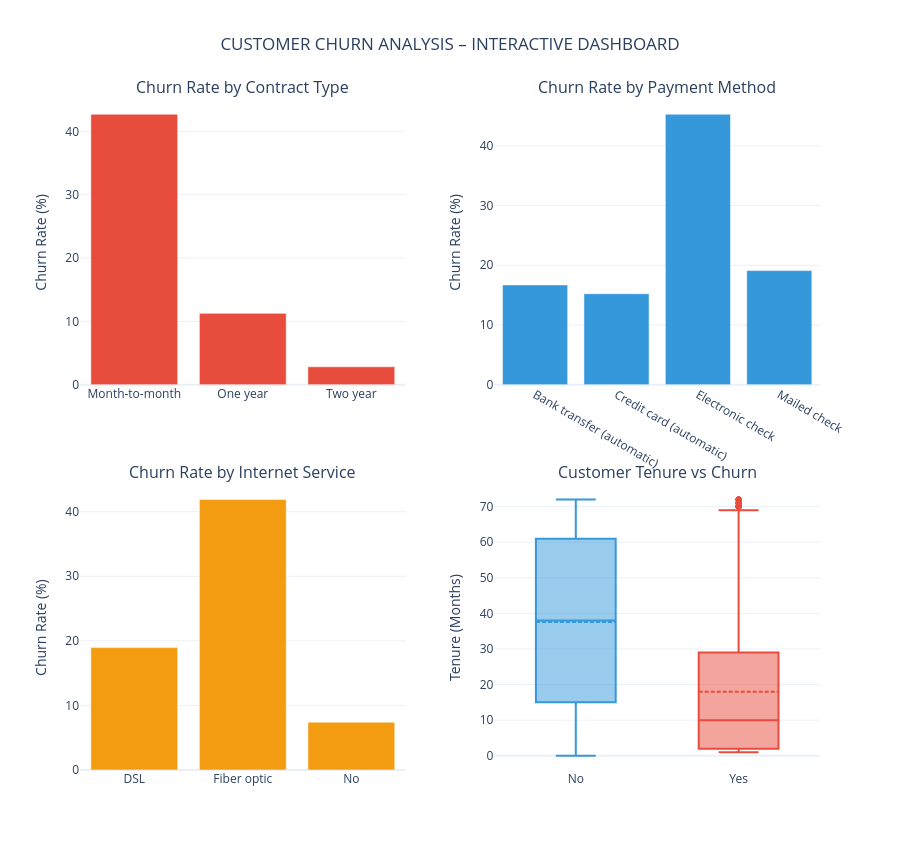

Source (notebook cell):
### Code cell
# STEP 26: Interactive Customer Churn Dashboard

from plotly.subplots import make_subplots
import plotly.graph_objects as go

fig = make_subplots(
    rows=2,
    cols=2,
    subplot_titles=(
        "Churn Rate by Contract Type",
        "Churn Rate by Payment Method",
        "Churn Rate by Internet Service",
        "Customer Tenure vs Churn"
    ),
    specs=[
        [{"type": "bar"}, {"type": "bar"}],
        [{"type": "bar"}, {"type": "box"}]
    ],
    vertical_spacing=0.15,
    horizontal_spacing=0.12
)

# 1. Contract Churn
fig.add_trace(
    go.Bar(
        x=contract_churn.index,
        y=contract_churn["Yes"],
        name="Contract Churn",
        marker_color="#E74C3C"
    ),
    row=1, col=1
)

# 2. Payment Method Churn
fig.add_trace(
    go.Bar(
        x=payment_churn.index,
        y=payment_churn["Yes"],
        name="Payment Churn",
        marker_color="#3498DB"
    ),
    row=1, col=2
)

# 3. Internet Service Churn
fig.add_trace(
    go.Bar(
        x=internet_churn.index,
        y=internet_churn["Yes"],
        name="Internet Churn",
        marker_color="#F39C12"
    ),
    row=2, col=1
)

# 4. Tenure vs Churn
for status, color in [
    ("No", "#3498DB"),
    ("Yes", "#E74C3C")
]:
    fig.add_trace(
        go.Box(
            y=df.loc[df["Churn"] == status, "tenure"],
            name=status,
            marker_color=color,
            boxmean=True
        ),
        row=2, col=2
    )

fig.update_layout(
    title={
        "text": "CUSTOMER CHURN ANALYSIS – INTERACTIVE DASHBOARD",
        "x": 0.5
    },
    height=850,
    template="plotly_white",
    showlegend=False
)

fig.update_yaxes(title_text="Churn Rate (%)", row=1, col=1)
fig.update_yaxes(title_text="Churn Rate (%)", row=1, col=2)
fig.update_yaxes(title_text="Churn Rate (%)", row=2, col=1)
fig.update_yaxes(title_text="Tenure (Months)", row=2, col=2)

dashboard_path = (
    "../dashboard/Customer_Churn_Interactive_Dashboard.html"
)

fig.write_html(
    dashboard_path,
    include_plotlyjs=True,
    full_html=True
)

fig.show()

print("Interactive dashboard created successfully!")
print("Dashboard Path:", dashboard_path)

### Figure 1 — Plotly figure (JSON) as saved in the notebook; plotly's stock layout.template omitted (floating-point values rounded to 4 significant figures; data arrays with more than 128 entries replaced by an {"elided": "..."} marker saying what was removed)
{"data": [{"marker": {"color": "#E74C3C"}, "name": "Contract Churn", "type": "bar", "x": ["Month-to-month", "One year", "Two year"], "xaxis": "x", "y": [42.71, 11.27, 2.832], "yaxis": "y"}, {"marker": {"color": "#3498DB"}, "name": "Payment Churn", "type": "bar", "x": ["Bank transfer (automatic)", "Credit card (automatic)", "Electronic check", "Mailed check"], "xaxis": "x2", "y": [16.71, 15.24, 45.29, 19.11], "yaxis": "y2"}, {"marker": {"color": "#F39C12"}, "name": "Internet Churn", "type": "bar", "x": ["DSL", "Fiber optic", "No"], "xaxis": "x3", "y": [18.96, 41.89, 7.405], "yaxis": "y3"}, {"boxmean": true, "marker": {"color": "#3498DB"}, "name": "No", "type": "box", "xaxis": "x4", "y": {"elided": "5174 int values"}, "yaxis": "y4"}, {"boxmean": true, "marker": {"color": "#E74C3C"}, "name": "Yes", "type": "box", "xaxis": "x4", "y": {"elided": "1869 int values"}, "yaxis": "y4"}], "layout": {"annotations": [{"font": {"size": 16}, "showarrow": false, "text": "Churn Rate by Contract Type", "x": 0.22, "xanchor": "center", "xref": "paper", "y": 1, "yanchor": "bottom", "yref": "paper"}, {"font": {"size": 16}, "showarrow": false, "text": "Churn Rate by Payment Method", "x": 0.78, "xanchor": "center", "xref": "paper", "y": 1, "yanchor": "bottom", "yref": "paper"}, {"font": {"size": 16}, "showarrow": false, "text": "Churn Rate by Internet Service", "x": 0.22, "xanchor": "center", "xref": "paper", "y": 0.425, "yanchor": "bottom", "yref": "paper"}, {"font": {"size": 16}, "showarrow": false, "text": "Customer Tenure vs Churn", "x": 0.78, "xanchor": "center", "xref": "paper", "y": 0.425, "yanchor": "bottom", "yref": "paper"}], "height": 850, "showlegend": false, "title": {"text": "CUSTOMER CHURN ANALYSIS – INTERACTIVE DASHBOARD", "x": 0.5}, "xaxis": {"anchor": "y", "domain": [0, 0.44]}, "xaxis2": {"anchor": "y2", "domain": [0.56, 1]}, "xaxis3": {"anchor": "y3", "domain": [0, 0.44]}, "xaxis4": {"anchor": "y4", "domain": [0.56, 1]}, "yaxis": {"anchor": "x", "domain": [0.575, 1], "title": {"text": "Churn Rate (%)"}}, "yaxis2": {"anchor": "x2", "domain": [0.575, 1], "title": {"text": "Churn Rate (%)"}}, "yaxis3": {"anchor": "x3", "domain": [0, 0.425], "title": {"text": "Churn Rate (%)"}}, "yaxis4": {"anchor": "x4", "domain": [0, 0.425], "title": {"text": "Tenure (Months)"}}}}
